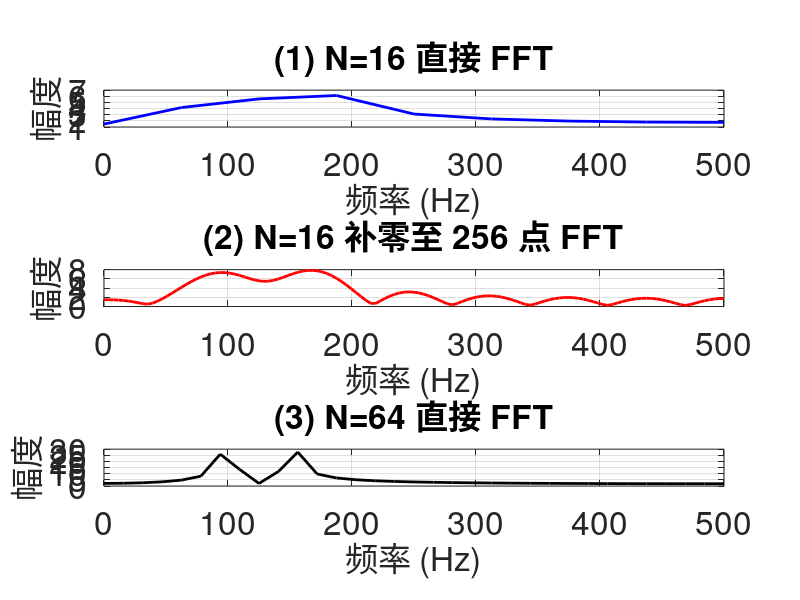

The MATLAB script that drew this image:
clear;
close all;
clc;


% ex09_05.m  |  例9.5 · 补零与频率分辨率  |  AI 生成，已校验，R2023b
% 频谱分析：补零能否提高频率分辨率
% 信号：x(t) = cos(2*pi*100*t) + cos(2*pi*150*t)，采样率 fs = 1000 Hz

clear; clc; close all;

fs = 1000;                      % 采样率

% ---------- 情况1：N=16 直接 FFT ----------
N1 = 16;
t1 = (0:N1-1) / fs;            % 时间向量，长度 16 点
x1 = cos(2*pi*100*t1) + cos(2*pi*150*t1);
X1 = fft(x1);                  % N1 点 FFT
f1_full = (0:N1-1) * fs / N1;  % 双边频率轴
idx1 = 1 : N1/2+1;             % 单边谱索引（0 ~ fs/2）
f1 = f1_full(idx1);
mag1 = abs(X1(idx1));

% ---------- 情况2：N=16 补零至 256 点 FFT ----------
Npad = 256;
X2 = fft(x1, Npad);            % 补零到 256 点
f2_full = (0:Npad-1) * fs / Npad;
idx2 = 1 : Npad/2+1;
f2 = f2_full(idx2);
mag2 = abs(X2(idx2));

% ---------- 情况3：N=64 直接 FFT ----------
N3 = 64;
t3 = (0:N3-1) / fs;
x3 = cos(2*pi*100*t3) + cos(2*pi*150*t3);
X3 = fft(x3);
f3_full = (0:N3-1) * fs / N3;
idx3 = 1 : N3/2+1;
f3 = f3_full(idx3);
mag3 = abs(X3(idx3));

% ---------- 绘图 ----------
figure('Position', [100, 100, 900, 1050]);  % 加大高度以容纳三个子图

% 子图1：N=16 直接 FFT
subplot(3,1,1);
plot(f1, mag1, 'b', 'LineWidth', 2);
grid on;
set(gca, 'FontSize', 24);
xlabel('频率 (Hz)', 'FontSize', 24);
ylabel('幅度', 'FontSize', 24);
title('(1) N=16 直接 FFT', 'FontSize', 24);

% 子图2：N=16 补零至 256 点 FFT
subplot(3,1,2);
plot(f2, mag2, 'r', 'LineWidth', 2);   % 用红色区分
grid on;
set(gca, 'FontSize', 24);
xlabel('频率 (Hz)', 'FontSize', 24);
ylabel('幅度', 'FontSize', 24);
title('(2) N=16 补零至 256 点 FFT', 'FontSize', 24);

% 子图3：N=64 直接 FFT
subplot(3,1,3);
plot(f3, mag3, 'k', 'LineWidth', 2);   % 用黑色区分
grid on;
set(gca, 'FontSize', 24);
xlabel('频率 (Hz)', 'FontSize', 24);
ylabel('幅度', 'FontSize', 24);
title('(3) N=64 直接 FFT', 'FontSize', 24);
